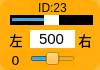
    <widget class="QWidget" name="widget_id23" native="true">
     <property name="geometry">
      <rect>
       <x>460</x>
       <y>80</y>
       <width>100</width>
       <height>70</height>
      </rect>
     </property>
     <property name="styleSheet">
      <string notr="true">background-color: rgb(255, 170, 0, 200);
border-radius:10px;</string>
     </property>
     <widget class="QLabel" name="label_ID23">
      <property name="geometry">
       <rect>
        <x>30</x>
        <y>0</y>
        <width>45</width>
        <height>16</height>
       </rect>
      </property>
      <property name="minimumSize">
       <size>
        <width>0</width>
        <height>10</height>
       </size>
      </property>
      <property name="font">
       <font>
        <family>Arial</family>
        <pointsize>9</pointsize>
       </font>
      </property>
      <property name="styleSheet">
       <string notr="true">background-color: rgb(255, 255, 255， 0);
border-radius:0px;</string>
      </property>
      <property name="text">
       <string>ID:23</string>
      </property>
      <property name="alignment">
       <set>Qt::AlignCenter</set>
      </property>
     </widget>
     <widget class="QSlider" name="horizontalSlider_pulse_id23">
      <property name="geometry">
       <rect>
        <x>10</x>
        <y>15</y>
        <width>83</width>
        <height>10</height>
       </rect>
      </property>
      <property name="autoFillBackground">
       <bool>false</bool>
      </property>
      <property name="styleSheet">
       <string notr="true">QSlider{background-color: rgb(0, 0, 0);
border-radius:0px;}
QSlider::handle {/*设置中间的那个滑动的键*/                           
    background:  rgb(255, 255, 255);
}</string>
      </property>
      <property name="minimum">
       <number>0</number>
      </property>
      <property name="maximum">
       <number>1000</number>
      </property>
      <property name="pageStep">
       <number>1</number>
      </property>
      <property name="value">
       <number>500</number>
      </property>
      <property name="orientation">
       <enum>Qt::Horizontal</enum>
      </property>
     </widget>
     <widget class="QSlider" name="horizontalSlider_dev_id23">
      <property name="geometry">
       <rect>
        <x>30</x>
        <y>50</y>
        <width>45</width>
        <height>18</height>
       </rect>
      </property>
      <property name="styleSheet">
       <string notr="true">background-color: rgba(255, 255, 255， 0);</string>
      </property>
      <property name="minimum">
       <number>-125</number>
      </property>
      <property name="maximum">
       <number>125</number>
      </property>
      <property name="pageStep">
       <number>1</number>
      </property>
      <property name="orientation">
       <enum>Qt::Horizontal</enum>
      </property>
     </widget>
     <widget class="QLabel" name="label_id23">
      <property name="geometry">
       <rect>
        <x>0</x>
        <y>50</y>
        <width>31</width>
        <height>20</height>
       </rect>
      </property>
      <property name="minimumSize">
       <size>
        <width>0</width>
        <height>10</height>
       </size>
      </property>
      <property name="font">
       <font>
        <family>DejaVu Sans</family>
        <pointsize>10</pointsize>
       </font>
      </property>
      <property name="styleSheet">
       <string notr="true">background-color: rgb(255, 255, 255， 0);</string>
      </property>
      <property name="text">
       <string>0</string>
      </property>
      <property name="alignment">
       <set>Qt::AlignCenter</set>
      </property>
     </widget>
     <widget class="QLineEdit" name="lineEdit_id23">
      <property name="geometry">
       <rect>
        <x>30</x>
        <y>30</y>
        <width>45</width>
        <height>18</height>
       </rect>
      </property>
      <property name="sizePolicy">
       <sizepolicy hsizetype="Fixed" vsizetype="Fixed">
        <horstretch>0</horstretch>
        <verstretch>0</verstretch>
       </sizepolicy>
      </property>
      <property name="font">
       <font>
        <family>Arial</family>
        <pointsize>11</pointsize>
       </font>
      </property>
      <property name="autoFillBackground">
       <bool>false</bool>
      </property>
      <property name="styleSheet">
       <string notr="true">background-color: rgb(255, 255, 255);
border-radius:0px;</string>
      </property>
      <property name="text">
       <string>500</string>
      </property>
      <property name="maxLength">
       <number>1000</number>
      </property>
      <property name="alignment">
       <set>Qt::AlignCenter</set>
      </property>
      <property name="dragEnabled">
       <bool>false</bool>
      </property>
      <property name="readOnly">
       <bool>false</bool>
      </property>
     </widget>
     <widget class="QLabel" name="label_right2">
      <property name="geometry">
       <rect>
        <x>75</x>
        <y>30</y>
        <width>20</width>
        <height>20</height>
       </rect>
      </property>
      <property name="font">
       <font>
        <pointsize>10</pointsize>
        <weight>50</weight>
        <italic>false</italic>
        <bold>false</bold>
       </font>
      </property>
      <property name="styleSheet">
       <string notr="true">background-color: rgb(255, 255, 255, 0);</string>
      </property>
      <property name="text">
       <string>右</string>
      </property>
      <property name="alignment">
       <set>Qt::AlignCenter</set>
      </property>
     </widget>
     <widget class="QLabel" name="label_left2">
      <property name="geometry">
       <rect>
        <x>6</x>
        <y>30</y>
        <width>20</width>
        <height>20</height>
       </rect>
      </property>
      <property name="font">
       <font>
        <pointsize>10</pointsize>
        <weight>50</weight>
        <italic>false</italic>
        <bold>false</bold>
       </font>
      </property>
      <property name="styleSheet">
       <string notr="true">background-color: rgb(255, 255, 255, 0);</string>
      </property>
      <property name="text">
       <string>左</string>
      </property>
      <property name="alignment">
       <set>Qt::AlignCenter</set>
      </property>
     </widget>
    </widget>
